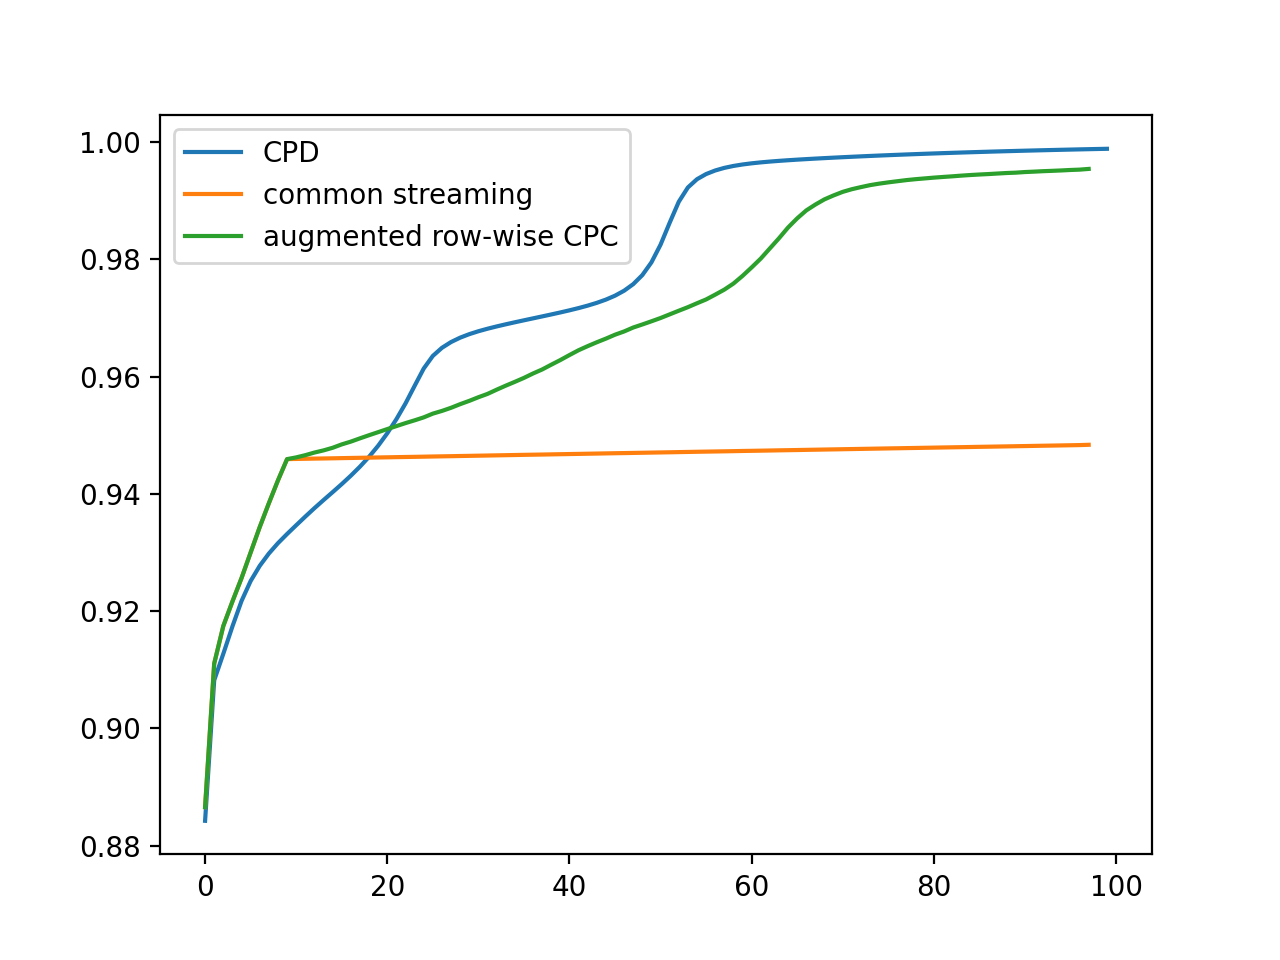

Python code for this plot:
import numpy as np
from scipy import linalg as la
import time

# configuration
I, J, K, R = 100, 100, 100, 10


def optimize(A, B):
    L = la.cholesky(A + np.eye(A.shape[1]) * 1e-8)
    y = la.solve_triangular(L.T, B, lower=True)
    u = la.solve_triangular(L, y, lower=False)
    return u

def iterationCPD(T, A1, A2, A3, reg=1e-5):
    eye = np.eye(A1.shape[1])

    A1 = optimize(np.einsum('ir,im,jr,jm->rm',A2,A2,A3,A3) + reg * eye, np.einsum('ijk,jr,kr->ri',T,A2,A3)).T
    A2 = optimize(np.einsum('ir,im,jr,jm->rm',A1,A1,A3,A3) + reg * eye, np.einsum('ijk,ir,kr->rj',T,A1,A3)).T
    A3 = optimize(np.einsum('ir,im,jr,jm->rm',A1,A1,A2,A2) + reg * eye, np.einsum('ijk,ir,jr->rk',T,A1,A2)).T

    rec = np.einsum('ir,jr,kr->ijk',A1,A2,A3)
    return A1, A2, A3, rec

def Optimizer(Omega, A, RHS, num, reg):
    """
    masked least square optimizer:
        A @ u.T = Omega * RHS
        number: which factor
        reg: 2-norm regulizer
    """
    N = len(A)
    R = A[0].shape[1]
    lst_mat = []
    T_inds = "".join([chr(ord('a')+i) for i in range(Omega.ndim)])
    einstr=""
    for i in range(N):
        if i != num:
            einstr+=chr(ord('a')+i) + 'r' + ','
            lst_mat.append(A[i])
            einstr+=chr(ord('a')+i) + 'z' + ','
            lst_mat.append(A[i])
    einstr+= T_inds + "->"+chr(ord('a')+num)+'rz'
    lst_mat.append(Omega)
    P = np.einsum(einstr,*lst_mat,optimize=True)
    o = np.zeros(RHS.shape)
    for j in range(A[num].shape[0]):
        o[j,:] = np.linalg.inv(P[j]+reg*np.eye(R)) @ RHS[j,:]
    return o

def iterationPre(A1, A2, A3, mask, T_, reg=1e-5):
    T_ = T_ * mask

    A1 = Optimizer(mask, [A1, A2, A3], np.einsum('ijk,jr,kr->ir',T_,A2,A3,optimize=True), 0, reg)
    A2 = Optimizer(mask, [A1, A2, A3], np.einsum('ijk,ir,kr->jr',T_,A1,A3,optimize=True), 1, reg)
    A3 = Optimizer(mask, [A1, A2, A3], np.einsum('ijk,ir,jr->kr',T_,A1,A2,optimize=True), 2, reg)
    return A1, A2, A3

def iterationStream(mask, T, A1, A2, A3, beta, reg=1e-5):
    rec = np.einsum('ir,jr,kr->ijk',A_,B_,C_,optimize=True)

    T_ = mask * T + (1 - mask) * rec
    eye = np.eye(A1.shape[1])

    A1 = optimize(np.einsum('ir,im,jr,jm->rm',A2,A2,A3,A3) + (reg + beta) * eye, np.einsum('ijk,jr,kr->ri',T_,A2,A3,optimize=True) + beta * A.T).T
    A2 = optimize(np.einsum('ir,im,jr,jm->rm',A1,A1,A3,A3) + (reg + beta) * eye, np.einsum('ijk,ir,kr->rj',T_,A1,A3,optimize=True) + beta * B.T).T
    A3 = optimize(np.einsum('ir,im,jr,jm->rm',A1,A1,A2,A2) + (reg + beta) * eye, np.einsum('ijk,ir,jr->rk',T_,A1,A2,optimize=True) + beta * C.T).T
    
    return A1, A2, A3

def maskOptimizer(Omega, A, A_, RHS, num, alpha, reg):
    """
    masked least square optimizer:
        A @ u.T = Omega * RHS
        number: which factor
        reg: 2-norm regulizer
    """
    N = len(A)
    R = A[0].shape[1]
    lst_mat, lst_mat3 = [], [A_[num]]
    T_inds = "".join([chr(ord('a')+i) for i in range(Omega.ndim)])
    einstr = ""
    for i in range(N):
        if i != num:
            einstr+=chr(ord('a')+i) + 'r' + ','
            lst_mat.append(A[i]); lst_mat3.append(A_[i])
            einstr+=chr(ord('a')+i) + 'z' + ','
            lst_mat.append(A[i]); lst_mat3.append(A[i])
    einstr2 = einstr[:-1] + "->rz"
    einstr3 = "tr," + einstr[:-1] + "->tz"
    einstr += T_inds + "->"+chr(ord('a')+num)+'rz'
    P2 = np.einsum(einstr2,*lst_mat,optimize=True)
    lst_mat.append(Omega)
    P = np.einsum(einstr,*lst_mat,optimize=True)
    P3 = np.einsum(einstr3,*lst_mat3,optimize=True)
    o = np.zeros(RHS.shape)

    for j in range(A[num].shape[0]):
        o[j,:] = np.linalg.inv(P[j] + alpha*P2 + reg*np.eye(R)) @ (RHS[j,:]  + alpha*P3[j,:])
    return o

def iterationCPC(A1, A2, A3, A, B, C, mask, T_, alpha=5e-3, reg=1e-5):
    T_ = mask * T_

    A1 = maskOptimizer(mask, [A1, A2, A3], [A, B, C], np.einsum('ijk,jr,kr->ir',T_,A2,A3,optimize=True), 0, alpha, reg)
    A2 = maskOptimizer(mask, [A1, A2, A3], [A, B, C], np.einsum('ijk,ir,kr->jr',T_,A1,A3,optimize=True), 1, alpha, reg)
    A3 = maskOptimizer(mask, [A1, A2, A3], [A, B, C], np.einsum('ijk,ir,jr->kr',T_,A1,A2,optimize=True), 2, alpha, reg)
    return A1, A2, A3


if __name__ == '__main__':
    
    """
    Data Generation
    """

    A0 = np.random.random((I, R))
    B0 = np.random.random((J, R))
    C0 = np.random.random((K, R))

    X = np.einsum('ir,jr,kr->ijk',A0,B0,C0)

    # X = np.random.random((I, J, K))

    # the mask streaming
    base, interval, preIter = 0.2, 0.009, 10
    mask_list = []
    mask_base = np.random.random(X.shape) >= 1 - base
    mask_cumsum = mask_base
    for i in range(int((1-base)/interval)-1):
        mask_tmp = np.random.random(X.shape) * (1 - mask_cumsum) > 1 - interval / (1 - base)
        mask_list.append(mask_tmp)
        mask_cumsum += mask_tmp
        base += interval
    mask_list.append(np.ones(X.shape) - mask_cumsum > 0)

    print ('finish data loading')
    print ()


    """
    Oracle CP Decomposition
    """

    A = np.random.random((I,R))
    B = np.random.random((J,R))
    C = np.random.random((K,R))

    tic = time.time()
    result_CPD = []
    for i in range(100):
        A, B, C, rec = iterationCPD(X, A, B, C, reg=1e-5)
        toc = time.time()
        result_CPD.append(1 - la.norm(rec - X) / la.norm(X))
        print ('PoF: {}, time: {}'.format(1 - la.norm(rec - X) / la.norm(X), toc - tic))
        tic = time.time()
    print ('finish CPD')
    print ()

    
    """
    Preaparation with base mask
    """

    # initialization
    A = np.random.random((I,R))
    B = np.random.random((J,R))
    C = np.random.random((K,R))

    tic = time.time()
    result_pre = []
    for i in range(preIter):
        A, B, C = iterationPre(A, B, C, mask_base, X)
        toc = time.time()
        rec = np.einsum('ir,jr,kr->ijk',A,B,C)
        loss = la.norm(mask_base * (rec - X)) ** 2
        PoF = 1 - la.norm(rec - X) / la.norm(X)
        result_pre.append(PoF)
        print ('loss:{}, PoF:{}, time:{}'.format(loss, PoF, toc-tic))
        tic = time.time()

    print ('finish preparation')
    print ()

    """
    Common streaming setting
    """
    
    A_, B_, C_ = A.copy(), B.copy(), C.copy()

    rec = np.einsum('ir,jr,kr->ijk',A_,B_,C_)

    tic = time.time()
    result_stream = result_pre.copy()
    for mask_item in mask_list:
        mask_base += mask_item

        for i in range(1):
            A_, B_, C_ = iterationStream(mask_item, X, A_, B_, C_, 1e-3)
        toc = time.time()
        rec = np.einsum('ir,jr,kr->ijk',A_,B_,C_)
        loss = la.norm(mask_base * (rec - X)) ** 2
        PoF = 1 - la.norm(rec - X) / la.norm(X)
        result_stream.append(PoF)
        print ('loss:{}, PoF:{}, time:{}'.format(loss, PoF, toc-tic))
        tic = time.time()

    print ('finish streaming setting')
    print ()

    """
    row-wise streaming CPC
    """

    A_, B_, C_ = A.copy(), B.copy(), C.copy()

    tic = time.time()
    result_cpc = result_pre.copy()
    for index, mask_item in enumerate(mask_list):
        mask_base += mask_item
        for i in range(1):
            A_, B_, C_ = iterationCPC(A_, B_, C_, A, B, C, mask_item, X, alpha= interval / (0.2 + index*interval))
            A, B, C = A_.copy(), B_.copy(), C_.copy()
        toc = time.time()
        rec = np.einsum('ir,jr,kr->ijk',A_,B_,C_)
        loss = la.norm(mask_base * (rec - X)) ** 2
        PoF = 1 - la.norm(rec - X) / la.norm(X)
        result_cpc.append(PoF)
        print ('loss:{}, PoF:{}, time:{}'.format(loss, PoF, toc - tic))
        tic = time.time()

    print ('finish CPC-ALS')

    #########################################
    ################# Plot ##################
    #########################################

    import matplotlib.pyplot as plt
    plt.figure(1)
    plt.plot(result_CPD, label="CPD")
    plt.plot(result_stream, label="common streaming")
    plt.plot(result_cpc, label="augmented row-wise CPC")
    plt.legend()
    plt.show()
